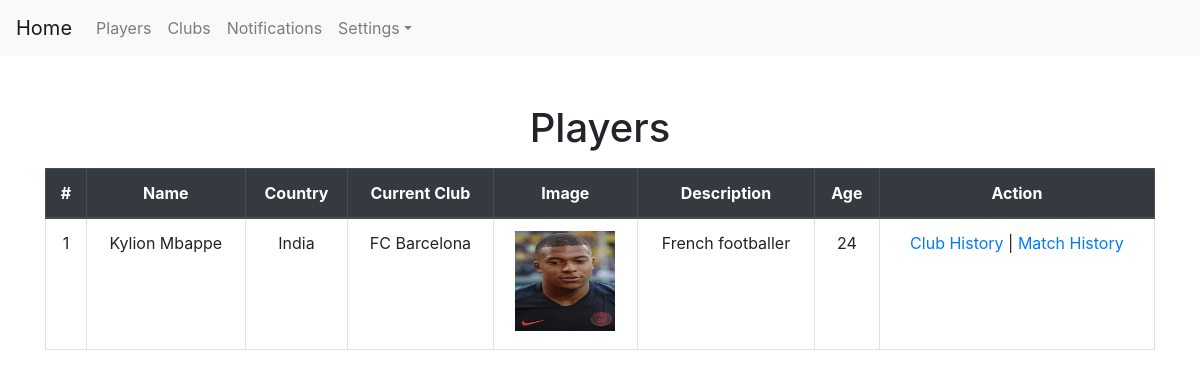
The app's page /user_player_info_view with its own data.
### myapp/models.py (models this page shows)
class player_info(models.Model):
    fname = models.CharField(max_length=50)
    lname = models.CharField(max_length=50)
    club = models.ForeignKey(club_master,  on_delete=models.CASCADE)
    country = models.ForeignKey(country_master,  on_delete=models.CASCADE)
    pic_path = models.CharField(max_length=250)
    descp = models.CharField(max_length=500)
    age = models.CharField(max_length=150)
    height_cm = models.CharField(max_length=150)
    weight_kg = models.CharField(max_length=150)
    overall = models.CharField(max_length=150)
    player_positions = models.CharField(max_length=150)
    weak_foot = models.CharField(max_length=150)
    skill_moves = models.CharField(max_length=150)
    attacking_crossing = models.CharField(max_length=150)
    attacking_finishing = models.CharField(max_length=150)
    attacking_heading_accuracy = models.CharField(max_length=150)
    attacking_short_passing = models.CharField(max_length=150)
    attacking_volleys = models.CharField(max_length=150)
    skill_dribbling = models.CharField(max_length=150)
    skill_curve = models.CharField(max_length=150)
    skill_fk_accuracy = models.CharField(max_length=150)
    skill_long_passing = models.CharField(max_length=150)
    skill_ball_control = models.CharField(max_length=150)
    movement_acceleration = models.CharField(max_length=150)
    movement_sprint_speed = models.CharField(max_length=150)
    movement_agility = models.CharField(max_length=150)
    movement_reactions = models.CharField(max_length=150)
    movement_balance = models.CharField(max_length=150)
    power_shot_power = models.CharField(max_length=150)
    power_jumping = models.CharField(max_length=150)
    power_stamina = models.CharField(max_length=150)
    power_strength = models.CharField(max_length=150)
    power_long_shots = models.CharField(max_length=150)
    mentality_aggression = models.CharField(max_length=150)
    mentality_interceptions = models.CharField(max_length=150)
    mentality_positioning = models.CharField(max_length=150)
    mentality_vision = models.CharField(max_length=150)
    mentality_penalties = models.CharField(max_length=150)
    mentality_composure = models.CharField(max_length=150)
    defending_marking = models.CharField(max_length=150)
    defending_standing_tackle = models.CharField(max_length=150)
    defending_sliding_tackle = models.CharField(max_length=150)
    goalkeeping_diving = models.CharField(max_length=150)
    goalkeeping_handling = models.CharField(max_length=150)
    goalkeeping_kicking = models.CharField(max_length=150)
    goalkeeping_positioning = models.CharField(max_length=150)
    goalkeeping_reflexes = models.CharField(max_length=150)
    estimate = models.CharField(max_length=150)
    price = models.CharField(max_length=150)
    dt = models.CharField(max_length=150)
    tm = models.CharField(max_length=150)

class country_master(models.Model):
    country = models.CharField(max_length=150)
    flag = models.CharField(max_length=150)
    budget= models.FloatField(default=2000000)

class club_master(models.Model):
    user = models.ForeignKey(user_login, on_delete=models.CASCADE)
    club_name = models.CharField(max_length=150)
    c_descp = models.CharField(max_length=500)
    c_flag = models.CharField(max_length=250)
    addr = models.CharField(max_length=500)
    owner_details = models.CharField(max_length=150)
    dt = models.CharField(max_length=50)
    tm = models.CharField(max_length=50)
    remarks = models.CharField(max_length=350)
    url = models.CharField(max_length=250)

### myapp/views.py (the view)
# urls.py: path('user_player_info_view', views.user_player_info_view, name='user_player_info_view'),
def user_player_info_view(request):
    c_l = country_master.objects.all()
    cl = {}
    for c in c_l:
        cl[c.id] = c.country
    pi_l = player_info.objects.all()
    context = {'player_list': pi_l,'country_list': cl}
    return render(request, './myapp/user_player_info_view.html',context)

### myapp/templates/myapp/user_player_info_view.html (shortened to what this page needs)
{% extends 'myapp/user_base.html' %}
{% load static %}
{% block body %}
<center>
    <h1 class="mt-5 mb-3">Players</h1>
    <div class="container">
    <form role="form" name="frm" action="{% url 'user_player_info_view'%}" method="post">
        <div class="table-responsive-lg">
            <table class="tablecenterheadCSS table table-hover table-bordered table-md">
                <thead class="thead-dark">
                <tr>
                    <th>#</th>
                    <th>Name</th>
                    <th>Country</th>
                    <th>Current Club</th>
                    <th>Image</th>
                    <th>Description</th>
                    <th>Age</th>
                    <th>Action</th>
                </tr>
                </thead>
                {% for pi in player_list %}
                <tbody>
                <tr>
                    <td>{{ forloop.counter }}</td>
                    <td>{{ pi.fname }} {{ pi.lname }}</td>
                    {% for k,value in country_list.items %}
                        {% if k == pi.country_id %}
                            <td>{{ value }}</td>
                        {% endif %}
                    {% endfor %}
                    <td>{{ pi.club.club_name }}</td>
                    <td><embed src="../static/myapp/media/{{ pi.pic_path }}" width="100" height="100"></embed></td>
                    <td>{{ pi.descp}}</td>
                    <td>{{ pi.age}}</td>
                <td>
                    <a href="../user_player_club_history_view?player_id={{ pi.id }}">Club History</a> |
                    <a href="../user_player_match_history_view?player_id={{ pi.id }}">Match History</a>
                </td>
            </tr>
            {% endfor %}
        </table>
        </div>
    </form>
    </div>
</center>
{% endblock %}

### myapp/templates/myapp/user_player_info_view.html (style rules this page uses)
.tablecenterheadCSS th { text-align:center; }
.tablecenterheadCSS td { text-align:center; }

### myapp/templates/myapp/user_base.html (style rules this page uses)
body { background-repeat: no-repeat; background-attachment: fixed; background-size: cover; }

### records on screen
player_info: fname "Kylion", lname "Mbappe", club.club_name "FC Barcelona", descp "French footballer", age "24"
country_master: country_list "India"
